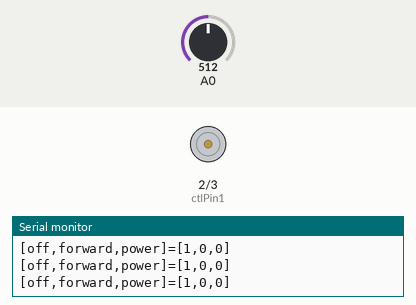
This sketch was run on a simulated Arduino Uno, built with avr-gcc and run on an emulated ATmega328P. On the bench: motor-driver pin pairs drawn as motors (green arrow = first pin HIGH = forward, orange = second pin HIGH = backward, longer = more drive, scaled by the enable pin), the last lines printed to the serial monitor. The test bench sets the inputs (shaded band); at power-on: A0 = 512.

Above: at 1.2 s.
1.3 s: A0 set to 529
2.8 s: A0 set to 716
At 3.1 s:
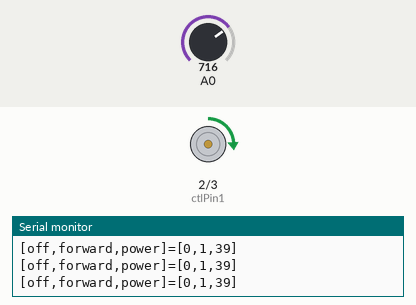
4.3 s: A0 set to 900
At 5.4 s:
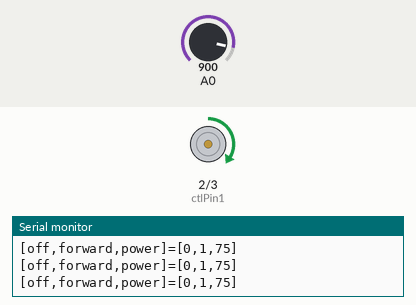
5.8 s: A0 set to 306
At 6.4 s:
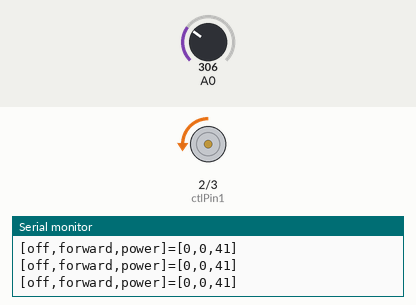
7.3 s: A0 set to 122
At 8.7 s:
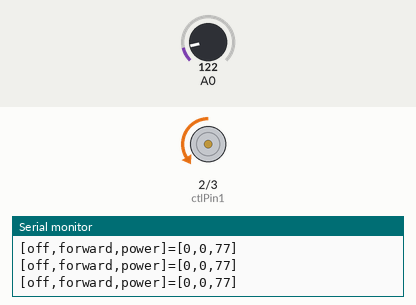
Timing chart, 0 to 9.8 s (numbered marks = the images above; inputs shaded):
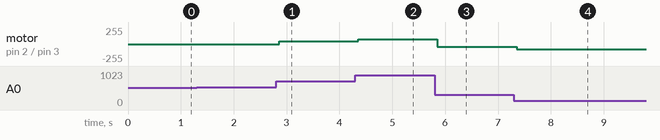

Measured:
- after the input at 2.8 s, motor on pin 2 (ctlPin1) / pin 3 (ctlPin2): stopped → forward 39/255 after 0.06 s
- after the input at 4.3 s, motor on pin 2 (ctlPin1) / pin 3 (ctlPin2): forward 39/255 → forward 75/255 after 0.06 s
- after the input at 5.8 s, motor on pin 2 (ctlPin1) / pin 3 (ctlPin2): forward 75/255 → backward 41/255 after 0.05 s
- after the input at 7.3 s, motor on pin 2 (ctlPin1) / pin 3 (ctlPin2): backward 41/255 → backward 77/255 after 0.05 s

The sketch:

Dojo05.ino
```cpp
/***************************************************************
 * CODER DOJO OLNEY
 * Example 4: Drive a motor
 *
 * Author: Anthony Abbot
 * Date:   13 September 2015
 */

int potValue;
int power;
int absPwr;
bool isStopped;
bool isForward;

const int ctlPin1 = 2;
const int ctlPin2 = 3;
const int enablePin = 10;

void setup()
{
  pinMode(ctlPin1, OUTPUT);
  pinMode(ctlPin2, OUTPUT);
  pinMode(enablePin, OUTPUT);

  digitalWrite(enablePin, LOW);
  Serial.begin(9600);

}

void loop()
{
  potValue = analogRead(A0);

  // Map to the range -100, 100
  power = map(potValue, 0, 1024, -100, 100);
  absPwr = abs(power);
  isStopped = (absPwr < 30);
  isForward = (power > 0);

  Serial.print("[off,forward,power]=[");
  Serial.print(isStopped);
  Serial.print(",");
  Serial.print(isForward);
  Serial.print(",");
  Serial.print(absPwr);
  Serial.println("]");

  // If the power is low, stop the motor
  if (isStopped)
  {
    analogWrite(enablePin, 0);
  }
  else
  {
    analogWrite(enablePin, absPwr);
  }

  if (isForward)
  {
    digitalWrite(ctlPin1, HIGH);
    digitalWrite(ctlPin2, LOW);
  }
  else
  {
    digitalWrite(ctlPin1, LOW);
    digitalWrite(ctlPin2, HIGH);
  }

  delay(1);

}
```
